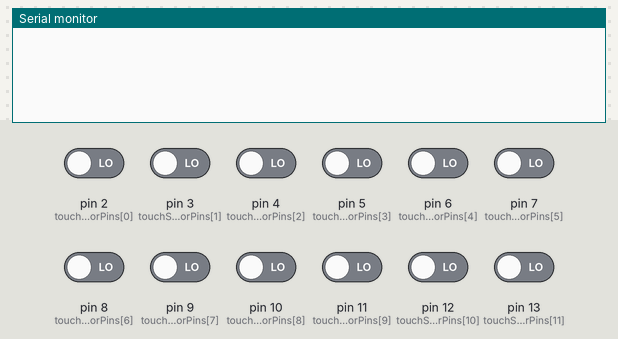
A sketch run on a simulated Arduino Uno, built with avr-gcc and run on an emulated ATmega328P. On the bench: the last lines printed to the serial monitor. Inputs (shaded band) come from the test bench; at power-on: pin 2 (touchSensorPins[0]), pin 3 (touchSensorPins[1]), pin 4 (touchSensorPins[2]), pin 5 (touchSensorPins[3]), pin 6 (touchSensorPins[4]), pin 7 (touchSensorPins[5]), pin 8 (touchSensorPins[6]), pin 9 (touchSensorPins[7]), pin 10 (touchSensorPins[8]), pin 11 (touchSensorPins[9]), pin 12 (touchSensorPins[10]), pin 13 (touchSensorPins[11]) LOW.

Above: at 1.2 s.
1.3 s: pin 2 (touchSensorPins[0]) driven HIGH
At 2.4 s:
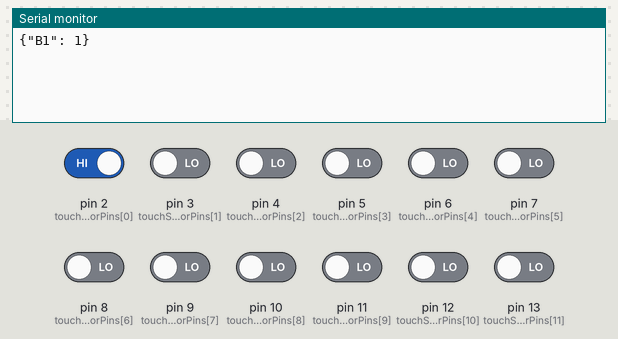
2.8 s: pin 3 (touchSensorPins[1]) driven HIGH
At 3.5 s:
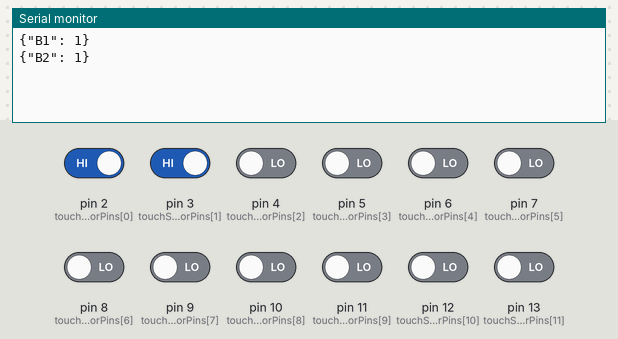
4.3 s: pin 4 (touchSensorPins[2]) driven HIGH
At 4.7 s:
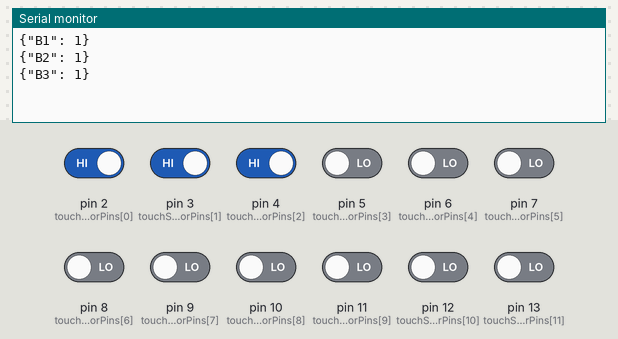
5.8 s: pin 5 (touchSensorPins[3]) driven HIGH
At 7.0 s:
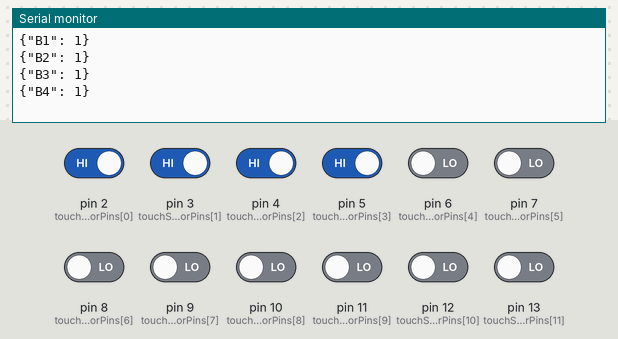
7.3 s: pin 6 (touchSensorPins[4]) driven HIGH
At 8.3 s:
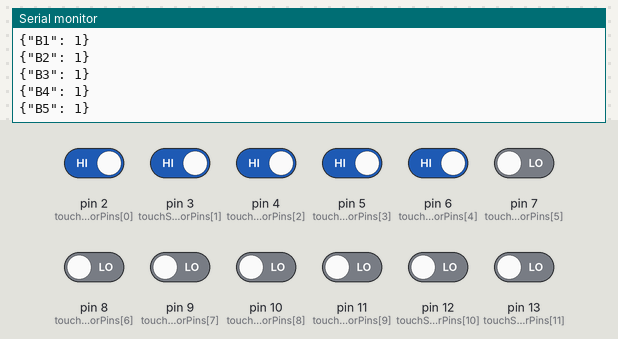
8.8 s: pin 7 (touchSensorPins[5]) driven HIGH
At 9.5 s:
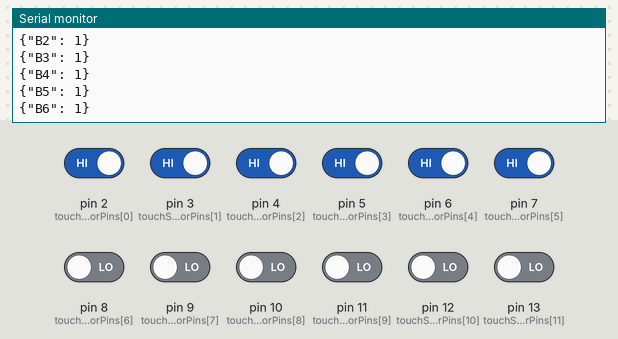
Timing chart, 0 to 11.3 s (numbered marks = the images above; inputs shaded):
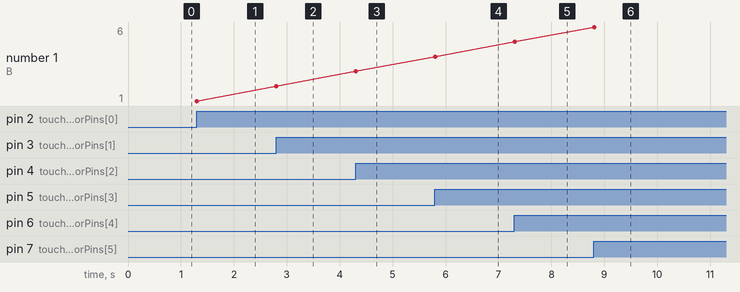

Measured:
- after the input at 1.3 s, the serial monitor: prints a new line at once (image 1)
- after the input at 2.8 s, the serial monitor: prints a new line at once (image 2)
- after the input at 4.3 s, the serial monitor: prints a new line at once (image 3)
- after the input at 5.8 s, the serial monitor: prints a new line at once (image 4)
- after the input at 7.3 s, the serial monitor: prints a new line at once (image 5)
- after the input at 8.8 s, the serial monitor: prints a new line at once (image 6)
- plotted number 1: 1 → 2 after the input at 2.8 s, 2 → 3 after the input at 4.3 s, 3 → 4 after the input at 5.8 s, 4 → 5 after the input at 7.3 s, 5 → 6 after the input at 8.8 s

The sketch:

Touch_Sensor_Module.ino
```cpp
// Define pins for the touch sensors
const int touchSensorPins[12] = {2, 3, 4, 5, 6, 7, 8, 9, 10, 11, 12, 13};  // Pins for the touch sensors
bool isTouched[12] = {false};   // Track the touch state for each sensor

void setup() {
    Serial.begin(9600);  // Start serial communication at 9600 baud
    for (int i = 0; i < 12; i++) {
        pinMode(touchSensorPins[i], INPUT);  // Set each sensor pin as INPUT
    }
}

void loop() {
    for (int i = 0; i < 12; i++) {
        int sensorValue = digitalRead(touchSensorPins[i]);  // Read the sensor value

        // Check if the touch sensor state has changed
        if (sensorValue == HIGH && !isTouched[i]) {
            Serial.print("{\"B");
            Serial.print(i + 1);  // Sensor number (B1, B2, ...)
            Serial.println("\": 1}");  // JSON format for "on" state
            isTouched[i] = true;  // Update touch state

        } else if (sensorValue == LOW && isTouched[i]) {
            // Optional: Only send "off" state if you need it; otherwise, just reset the state without printing
            // Serial.print("{\"B");
            // Serial.print(i + 1);
            // Serial.println("\": 0}");
            isTouched[i] = false;  // Reset touch state without sending "off" message
        }
    }

    delay(100);  // Short delay for stability
}
```
